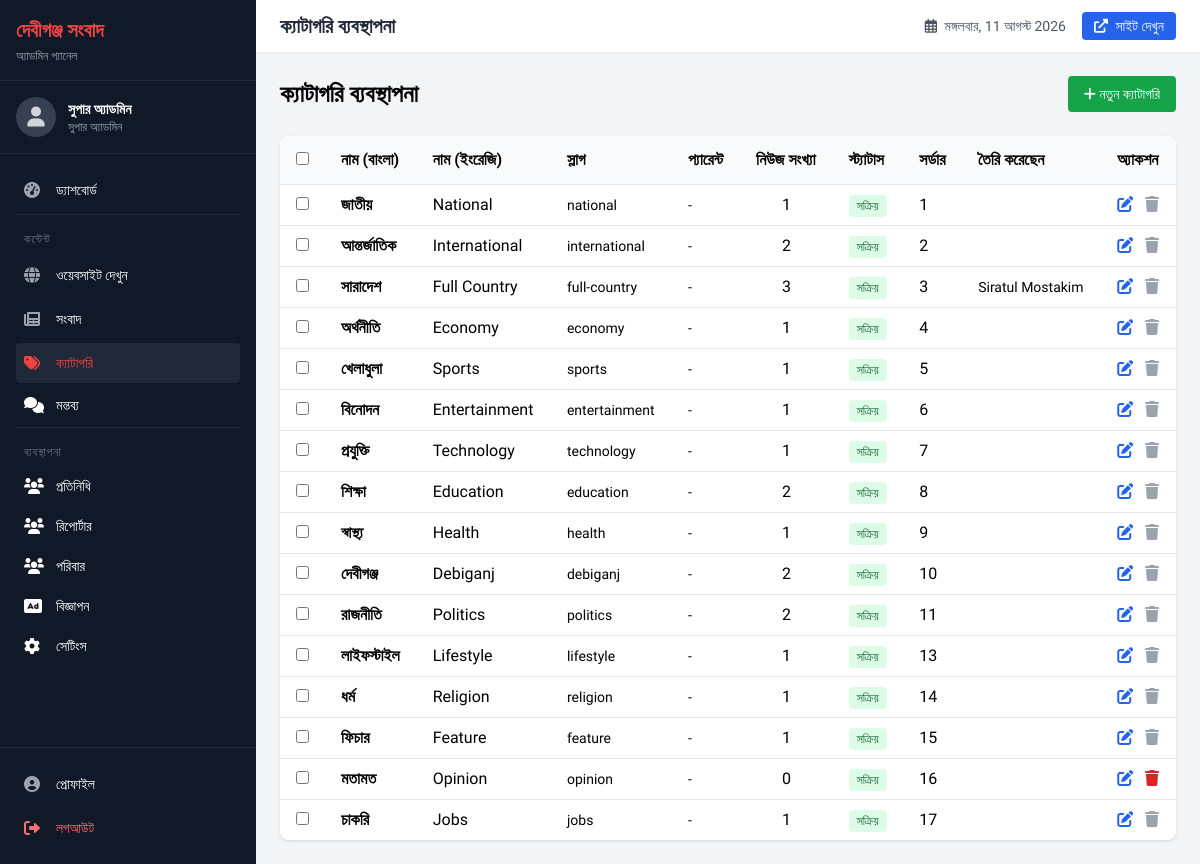
Page /admin/?q=categories (signed in) on the committed database.
### tables this page shows
CREATE TABLE `users` (
  `id` int(11) NOT NULL,
  `username` varchar(50) NOT NULL,
  `email` varchar(100) NOT NULL,
  `password` varchar(255) NOT NULL,
  `full_name` varchar(100) NOT NULL,
  `phone` varchar(20) DEFAULT NULL,
  `avatar` varchar(255) DEFAULT NULL,
  `bio` text DEFAULT NULL,
  `role` enum('super_admin','admin','editor','reporter','moderator') DEFAULT 'reporter',
  `status` enum('active','inactive','banned') DEFAULT 'active',
  `last_login` datetime DEFAULT NULL,
  `created_at` timestamp NOT NULL DEFAULT current_timestamp(),
  `updated_at` timestamp NOT NULL DEFAULT current_timestamp() ON UPDATE current_timestamp()
);

CREATE TABLE `categories` (
  `id` int(11) NOT NULL,
  `name_bn` varchar(100) NOT NULL,
  `name_en` varchar(100) DEFAULT NULL,
  `slug` varchar(100) NOT NULL,
  `description` text DEFAULT NULL,
  `parent_id` int(11) DEFAULT 0,
  `icon` varchar(50) DEFAULT NULL,
  `sort_order` int(11) DEFAULT 0,
  `status` enum('active','inactive') DEFAULT 'active',
  `created_by` int(11) DEFAULT NULL,
  `created_at` timestamp NOT NULL DEFAULT current_timestamp(),
  `updated_at` timestamp NOT NULL DEFAULT current_timestamp()
);

### admin/categories/index.php (the view, shortened to what the rows shown need)
<?php
$sql = "SELECT c.*, u.full_name as creator_name,
        (SELECT COUNT(*) FROM news WHERE category_id = c.id) as news_count
        FROM categories c
        LEFT JOIN users u ON c.created_by = u.id
        ORDER BY c.sort_order ASC, c.name_bn ASC";
$result = $conn->query($sql);
?>
<div class="flex justify-between items-center mb-6">
    <h2 class="text-lg md:text-2xl font-bold">ক্যাটাগরি ব্যবস্থাপনা</h2>
</div>
<div class="bg-white rounded-lg shadow overflow-hidden">
    <table class="w-full">
        <thead class="bg-gray-50">
            <tr>
                <th class="px-4 py-3 text-left w-10">
                    <input type="checkbox" id="select-all" class="rounded">
                </th>
                <th class="px-4 py-3 text-left">নাম (বাংলা)</th>
                <th class="px-4 py-3 text-left hidden md:table-cell">নাম (ইংরেজি)</th>
                <th class="px-4 py-3 text-left hidden md:table-cell">স্লাগ</th>
                <th class="px-4 py-3 text-left hidden md:table-cell">প্যারেন্ট</th>
                <th class="px-4 py-3 text-left hidden md:table-cell">নিউজ সংখ্যা</th>
                <th class="px-4 py-3 text-left hidden md:table-cell">স্ট্যাটাস</th>
                <th class="px-4 py-3 text-left hidden md:table-cell">সর্ডার</th>
                <th class="px-4 py-3 text-left hidden md:table-cell">তৈরি করেছেন</th>
                <th class="px-4 py-3 text-left">অ্যাকশন</th>
            </tr>
        </thead>
        <tbody>
            <?php if ($result && $result->num_rows > 0): ?>
                <?php while ($cat = $result->fetch_assoc()):
                    $parentName = '-';
                ?>
                <tr class="border-t hover:bg-gray-50">
                    <td class="px-4 py-2">
                        <input type="checkbox" class="select-item rounded" value="<?php echo $cat['id']; ?>">
                    </td>
                    <td class="px-4 py-2 font-semibold"><?php echo e($cat['name_bn']); ?></td>
                    <td class="px-4 py-2 hidden md:table-cell"><?php echo e($cat['name_en']); ?></td>
                    <td class="px-4 py-2 hidden md:table-cell text-sm"><?php echo $cat['slug']; ?></td>
                    <td class="px-4 py-2 hidden md:table-cell text-sm"><?php echo $parentName; ?></td>
                    <td class="px-4 py-2 hidden md:table-cell text-center"><?php echo $cat['news_count']; ?></td>
                    <td class="px-4 py-2 hidden md:table-cell">
                        <?php if ($cat['status'] == 'active'): ?>
                            <span class="bg-green-100 text-green-800 px-2 py-1 rounded text-xs">সক্রিয়</span>
                        <?php else: ?>
                            <span class="bg-red-100 text-red-800 px-2 py-1 rounded text-xs">নিষ্ক্রিয়</span>
                        <?php endif; ?>
                    </td>
                    <td class="px-4 py-2 hidden md:table-cell"><?php echo $cat['sort_order']; ?></td>
                    <td class="px-4 py-2 hidden md:table-cell text-sm"><?php echo $cat['creator_name']; ?></td>
                    <td class="px-4 py-2">
                        <a href="?q=categories&edit_id=<?php echo $cat['id']; ?>" class="text-blue-600 hover:text-blue-800 mr-2" title="এডিট">
                            <i class="fas fa-edit"></i>
                        </a>
                        <?php if ($cat['news_count'] == 0): ?>
                        <a href="?q=categories&delete_id=<?php echo $cat['id']; ?>"
                           class="text-red-600 hover:text-red-800 delete-confirm"
                           title="ডিলিট"
                           data-message="এই ক্যাটাগরি মুছে ফেলবেন?">
                            <i class="fas fa-trash"></i>
                        </a>
                        <?php else: ?>
                        <span class="text-gray-400 cursor-not-allowed" title="এই ক্যাটাগরিতে নিউজ আছে">
                            <i class="fas fa-trash"></i>
                        </span>
                        <?php endif; ?>
                    </td>
                </tr>
                <?php endwhile; ?>
            <?php endif; ?>
        </tbody>
    </table>
</div>

### admin/includes/header.php (shortened to what the rows shown need)
<?php
require_once 'auth.php';
$auth->requireLogin();
$currentUser = $auth->getUser();
?>
<!DOCTYPE html>
<html lang="bn">
<head>
    <script src="https://cdn.tailwindcss.com"></script>
    <link rel="stylesheet" href="https://cdnjs.cloudflare.com/ajax/libs/font-awesome/6.0.0/css/all.min.css">
    <link rel="stylesheet" href="assets/css/admin.css">
    <link href="https://cdn.jsdelivr.net/npm/select2@4.1.0-rc.0/dist/css/select2.min.css" rel="stylesheet" />
    <link rel="stylesheet" href="https://cdnjs.cloudflare.com/ajax/libs/bootstrap-datepicker/1.9.0/css/bootstrap-datepicker.min.css">
    <link rel="stylesheet" href="https://cdnjs.cloudflare.com/ajax/libs/bootstrap-timepicker/0.5.2/css/bootstrap-timepicker.min.css">
</head>
<body class="bg-gray-100">
    <div class="flex h-screen">
        <div class="fixed md:static inset-y-0 left-0 transform -translate-x-full md:translate-x-0 transition duration-200 ease-in-out z-30 w-64 bg-gray-900 text-white flex flex-col h-full" id="sidebar">
            <div class="hidden md:block p-4 border-b border-gray-800">
                <h2 class="text-xl font-bold text-red-500">দেবীগঞ্জ সংবাদ</h2>
            </div>
            <div class="p-4 border-b border-gray-800">
                <div class="flex items-center">
                    <div class="ml-3 min-w-0 flex-1">
                        <p class="font-semibold text-sm truncate"><?php echo e($currentUser['full_name']); ?></p>
                        <p class="text-xs text-gray-400 truncate">
                            <?php
                                $roleNames = [
                                    'super_admin' => 'সুপার অ্যাডমিন',
                                    'admin' => 'অ্যাডমিন',
                                    'editor' => 'এডিটর',
                                    'reporter' => 'রিপোর্টার',
                                    'moderator' => 'মডারেটর'
                                ];
                                echo $roleNames[$currentUser['role']] ?? $currentUser['role'];
                            ?>
                        </p>
                    </div>
                </div>
            </div>
                <?php $active = $_GET['q'] ?? 'dashboard'; ?>
        </div>
        <div class="flex-1 flex flex-col overflow-hidden <?= $active === 'dashboard' ? '' : '' ?>">
            <div class="hidden md:flex bg-white shadow-sm px-6 py-3 justify-between items-center">
                <h1 class="text-xl font-semibold text-gray-800">
                    <?php
                    $titles = [
                        'profile' => 'আমার প্রোফাইল',
                        'dashboard' => 'ড্যাশবোর্ড',
                        'news' => 'সংবাদ ব্যবস্থাপনা',
                        'categories' => 'ক্যাটাগরি ব্যবস্থাপনা',
                        'gallery' => 'ছবি গ্যালারি',
                        'users' => 'ব্যবহারকারী ব্যবস্থাপনা',
                        'roles' => 'রোল ব্যবস্থাপনা',
                        'comments' => 'মন্তব্য ব্যবস্থাপনা',
                        'ads' => 'বিজ্ঞাপন ব্যবস্থাপনা',
                        'settings' => 'সেটিংস'
                    ];
                    echo $titles[$active] ?? 'অ্যাডমিন প্যানেল';
                    ?>
                </h1>
            </div>
            <div class="flex-1 overflow-y-auto p-4 md:p-6">

### rows in the picture
users: full_name "সুপার অ্যাডমিন", role "সুপার অ্যাডমিন"
categories: name_bn "জাতীয়", name_en "National", slug "national", parentName "-", news_count "1", status "সক্রিয়", sort_order "1"
categories: name_bn "আন্তর্জাতিক", name_en "International", slug "international", parentName "-", news_count "2", status "সক্রিয়", sort_order "2"
categories: name_bn "সারাদেশ", name_en "Full Country", slug "full-country", parentName "-", news_count "3", status "সক্রিয়", sort_order "3", created_by.full_name "Siratul Mostakim"
categories: name_bn "অর্থনীতি", name_en "Economy", slug "economy", parentName "-", news_count "1", status "সক্রিয়", sort_order "4"
categories: name_bn "খেলাধুলা", name_en "Sports", slug "sports", parentName "-", news_count "1", status "সক্রিয়", sort_order "5"
categories: name_bn "বিনোদন", name_en "Entertainment", slug "entertainment", parentName "-", news_count "1", status "সক্রিয়", sort_order "6"
categories: name_bn "প্রযুক্তি", name_en "Technology", slug "technology", parentName "-", news_count "1", status "সক্রিয়", sort_order "7"
categories: name_bn "শিক্ষা", name_en "Education", slug "education", parentName "-", news_count "2", status "সক্রিয়", sort_order "8"
categories: name_bn "স্বাস্থ্য", name_en "Health", slug "health", parentName "-", news_count "1", status "সক্রিয়", sort_order "9"
categories: name_bn "দেবীগঞ্জ", name_en "Debiganj", slug "debiganj", parentName "-", news_count "2", status "সক্রিয়", sort_order "10"
categories: name_bn "রাজনীতি", name_en "Politics", slug "politics", parentName "-", news_count "2", status "সক্রিয়", sort_order "11"
categories: name_bn "লাইফস্টাইল", name_en "Lifestyle", slug "lifestyle", parentName "-", news_count "1", status "সক্রিয়", sort_order "13"
categories: name_bn "ধর্ম", name_en "Religion", slug "religion", parentName "-", news_count "1", status "সক্রিয়", sort_order "14"
categories: name_bn "ফিচার", name_en "Feature", slug "feature", parentName "-", news_count "1", status "সক্রিয়", sort_order "15"
categories: name_bn "মতামত", name_en "Opinion", slug "opinion", parentName "-", news_count "0", status "সক্রিয়", sort_order "16"
categories: name_bn "চাকরি", name_en "Jobs", slug "jobs", parentName "-", news_count "1", status "সক্রিয়", sort_order "17"

### other values in the picture
$titles[$active] "ক্যাটাগরি ব্যবস্থাপনা"
$days[$date['wday']] "মঙ্গলবার"
$date['mday'] "11"
$months[$date['mon']-1] "আগস্ট"
$date['year'] "2026"
